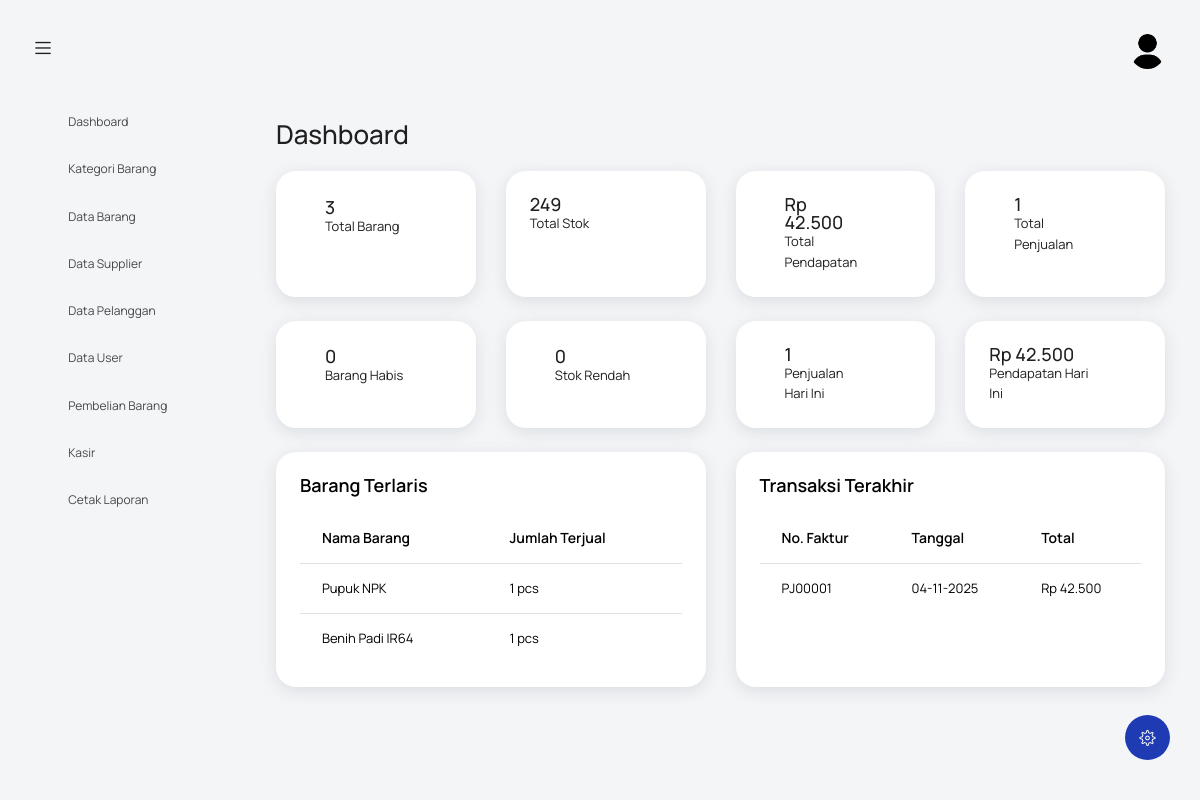
Screenshot of /index.php?controller=dashboard&action=admin (signed in) with the database file from the repository.
### tables this page shows
CREATE TABLE `penjualan` (
  `id_penjualan` int NOT NULL,
  `no_faktur` varchar(50) DEFAULT NULL,
  `tanggal` date DEFAULT (curdate()),
  `id_pelanggan` int DEFAULT NULL,
  `total` decimal(15,2) DEFAULT '0.00',
  `id_user` int DEFAULT NULL
);

### controllers/DashboardController.php (called while the page is built, shortened)
<?php
require_once 'models/DashboardModel.php';
class DashboardController {
    private $dashboardModel;
    public function __construct() {
        $this->dashboardModel = new DashboardModel();
    }
    public function admin() {
        $total_barang = $this->dashboardModel->getTotalBarang();
        $total_stok = $this->dashboardModel->getTotalStok();
        $total_penjualan = $this->dashboardModel->getTotalPenjualan();
        $total_pendapatan = $this->dashboardModel->getTotalPendapatan();
        $barang_habis = $this->dashboardModel->getBarangHabis();
        $barang_stok_rendah = $this->dashboardModel->getBarangStokRendah();
        $penjualan_hari_ini = $this->dashboardModel->getPenjualanHariIni();
        $pendapatan_hari_ini = $this->dashboardModel->getPendapatanHariIni();
        $barang_terlaris = $this->dashboardModel->getBarangTerlaris();
        $transaksi_terakhir = $this->dashboardModel->getTransaksiTerakhir();
        include 'views/dashboard/admin.php';
    }
}
?>

### models/DashboardModel.php (called while the page is built, shortened)
<?php
require_once 'config/koneksi.php';
class DashboardModel {
    private $conn;
    private $table_barang = 'barang';
    private $table_penjualan = 'penjualan';
    public function __construct() {
        $database = new Database();
        $this->conn = $database->getConnection();
    }
    public function getTotalBarang() {
        $query = "SELECT COUNT(*) as total FROM " . $this->table_barang;
        $stmt = $this->conn->prepare($query);
        $stmt->execute();
        return $stmt->fetch(PDO::FETCH_ASSOC)['total'];
    }
    public function getTotalStok() {
        $query = "SELECT SUM(stok) as total FROM " . $this->table_barang;
        $stmt = $this->conn->prepare($query);
        $stmt->execute();
        return $stmt->fetch(PDO::FETCH_ASSOC)['total'] ?: 0;
    }
    public function getTotalPenjualan() {
        $query = "SELECT COUNT(*) as total FROM " . $this->table_penjualan;
        $stmt = $this->conn->prepare($query);
        $stmt->execute();
        return $stmt->fetch(PDO::FETCH_ASSOC)['total'];
    }
    public function getTotalPendapatan() {
        $query = "SELECT SUM(total) as total FROM " . $this->table_penjualan;
        $stmt = $this->conn->prepare($query);
        $stmt->execute();
        return $stmt->fetch(PDO::FETCH_ASSOC)['total'] ?: 0;
    }
    public function getBarangHabis() {
        $query = "SELECT COUNT(*) as total FROM " . $this->table_barang . " WHERE stok = 0";
        $stmt = $this->conn->prepare($query);
        $stmt->execute();
        return $stmt->fetch(PDO::FETCH_ASSOC)['total'];
    }
    public function getBarangStokRendah($batas = 5) {
        $query = "SELECT COUNT(*) as total FROM " . $this->table_barang . " WHERE stok <= :batas AND stok > 0";
        $stmt = $this->conn->prepare($query);
        $stmt->bindParam(':batas', $batas, PDO::PARAM_INT);
        $stmt->execute();
        return $stmt->fetch(PDO::FETCH_ASSOC)['total'];
    }
    public function getPenjualanHariIni() {
        $query = "SELECT COUNT(*) as total FROM " . $this->table_penjualan . " WHERE tanggal = CURDATE()";
        $stmt = $this->conn->prepare($query);
        $stmt->execute();
        return $stmt->fetch(PDO::FETCH_ASSOC)['total'];
    }
    public function getPendapatanHariIni() {
        $query = "SELECT SUM(total) as total FROM " . $this->table_penjualan . " WHERE tanggal = CURDATE()";
        $stmt = $this->conn->prepare($query);
        $stmt->execute();
        return $stmt->fetch(PDO::FETCH_ASSOC)['total'] ?: 0;
    }
    public function getBarangTerlaris() {
        $query = "SELECT
                    b.nama_barang,
                    SUM(dp.jumlah) as jumlah_terjual
                  FROM detail_penjualan dp
                  JOIN barang b ON dp.id_barang = b.id_barang
                  JOIN penjualan p ON dp.id_penjualan = p.id_penjualan
                  GROUP BY dp.id_barang
                  ORDER BY jumlah_terjual DESC
                  LIMIT 5";
        $stmt = $this->conn->prepare($query);
        $stmt->execute();
        return $stmt->fetchAll(PDO::FETCH_ASSOC);
    }
    public function getTransaksiTerakhir() {
        $query = "SELECT
                    p.no_faktur,
                    p.tanggal,
                    p.total,
                    u.nama_lengkap,
                    pl.nama_pelanggan
                  FROM " . $this->table_penjualan . " p
                  LEFT JOIN users u ON p.id_user = u.id_user
                  LEFT JOIN pelanggan pl ON p.id_pelanggan = pl.id_pelanggan
                  ORDER BY p.tanggal DESC
                  LIMIT 5";
        $stmt = $this->conn->prepare($query);
        $stmt->execute();
        return $stmt->fetchAll(PDO::FETCH_ASSOC);
    }
}
?>

### config/koneksi.php (called while the page is built, shortened)
<?php
class Database {
    private $host = "localhost";
    private $username = "root";
    private $password = "";
    private $database = "agro_tani";
    public function getConnection() {
        $this->conn = null;
        try {
            $this->conn = new PDO("mysql:host=" . $this->host . ";dbname=" . $this->database, $this->username, $this->password);
            $this->conn->exec("set names utf8");
            $this->conn->setAttribute(PDO::ATTR_ERRMODE, PDO::ERRMODE_EXCEPTION);
            $this->conn->setAttribute(PDO::ATTR_DEFAULT_FETCH_MODE, PDO::FETCH_ASSOC);
        } catch(PDOException $exception) {
            error_log("Database connection error: " . $exception->getMessage());
            echo "Koneksi database gagal: " . $exception->getMessage();
        }
        return $this->conn;
    }
}
?>

### views/dashboard/admin.php (the view, shortened to what this page needs)
<?php include('template/header.php'); ?>
<body>
  <div class="container-scroller">
    <?php include 'template/navbar.php'; ?>
    <div class="container-fluid page-body-wrapper">
      <?php include 'template/setting_panel.php'; ?>
      <?php include 'template/sidebar.php'; ?>
      <div class="main-panel">
        <div class="content-wrapper">
          <div class="row">
            <div class="col-sm-12">
              <h2 class="mb-4">Dashboard</h2>
            </div>
          </div>
          <div class="row">
            <div class="col-xl-3 col-sm-6 grid-margin stretch-card">
              <div class="card">
                <div class="card-body">
                  <div class="row">
                    <div class="col-9">
                      <div class="d-flex align-items-center justify-content-sm-start">
                        <i class="mdi mdi-package text-success mr-2" style="font-size: 2rem;"></i>
                        <div>
                          <h4 class="mb-0"><?php echo number_format($total_barang, 0, ',', '.'); ?></h4>
                          <p class="mb-0">Total Barang</p>
                        </div>
                      </div>
                    </div>
                  </div>
                </div>
              </div>
            </div>
            <div class="col-xl-3 col-sm-6 grid-margin stretch-card">
              <div class="card">
                <div class="card-body">
                  <div class="row">
                    <div class="col-9">
                      <div class="d-flex align-items-center justify-content-sm-start">
                        <div>
                          <h4 class="mb-0"><?php echo number_format($total_stok, 0, ',', '.'); ?></h4>
                          <p class="mb-0">Total Stok</p>
                        </div>
                      </div>
                    </div>
                  </div>
                </div>
              </div>
            </div>
            <div class="col-xl-3 col-sm-6 grid-margin stretch-card">
              <div class="card">
                <div class="card-body">
                  <div class="row">
                    <div class="col-9">
                      <div class="d-flex align-items-center justify-content-sm-start">
                        <i class="mdi mdi-cash-multiple text-warning mr-2" style="font-size: 2rem;"></i>
                        <div>
                          <h4 class="mb-0">Rp <?php echo number_format($total_pendapatan, 0, ',', '.'); ?></h4>
                          <p class="mb-0">Total Pendapatan</p>
                        </div>
                      </div>
                    </div>
                  </div>
                </div>
              </div>
            </div>
            <div class="col-xl-3 col-sm-6 grid-margin stretch-card">
              <div class="card">
                <div class="card-body">
                  <div class="row">
                    <div class="col-9">
                      <div class="d-flex align-items-center justify-content-sm-start">
                        <i class="mdi mdi-chart-line text-danger mr-2" style="font-size: 2rem;"></i>
                        <div>
                          <h4 class="mb-0"><?php echo number_format($total_penjualan, 0, ',', '.'); ?></h4>
                          <p class="mb-0">Total Penjualan</p>
                        </div>
                      </div>
                    </div>
                  </div>
                </div>
              </div>
            </div>
          </div>
          <div class="row">
            <div class="col-xl-3 col-sm-6 grid-margin stretch-card">
              <div class="card">
                <div class="card-body">
                  <div class="row">
                    <div class="col-9">
                      <div class="d-flex align-items-center justify-content-sm-start">
                        <i class="mdi mdi-alert-circle text-danger mr-2" style="font-size: 2rem;"></i>
                        <div>
                          <h4 class="mb-0"><?php echo number_format($barang_habis, 0, ',', '.'); ?></h4>
                          <p class="mb-0">Barang Habis</p>
                        </div>
                      </div>
                    </div>
                  </div>
                </div>
              </div>
            </div>
            <div class="col-xl-3 col-sm-6 grid-margin stretch-card">
              <div class="card">
                <div class="card-body">
                  <div class="row">
                    <div class="col-9">
                      <div class="d-flex align-items-center justify-content-sm-start">
                        <i class="mdi mdi-alert text-warning mr-2" style="font-size: 2rem;"></i>
                        <div>
                          <h4 class="mb-0"><?php echo number_format($barang_stok_rendah, 0, ',', '.'); ?></h4>
                          <p class="mb-0">Stok Rendah</p>
                        </div>
                      </div>
                    </div>
                  </div>
                </div>
              </div>
            </div>
            <div class="col-xl-3 col-sm-6 grid-margin stretch-card">
              <div class="card">
                <div class="card-body">
                  <div class="row">
                    <div class="col-9">
                      <div class="d-flex align-items-center justify-content-sm-start">
                        <i class="mdi mdi-calendar-check text-primary mr-2" style="font-size: 2rem;"></i>
                        <div>
                          <h4 class="mb-0"><?php echo number_format($penjualan_hari_ini, 0, ',', '.'); ?></h4>
                          <p class="mb-0">Penjualan Hari Ini</p>
                        </div>
                      </div>
                    </div>
                  </div>
                </div>
              </div>
            </div>
            <div class="col-xl-3 col-sm-6 grid-margin stretch-card">
              <div class="card">
                <div class="card-body">
                  <div class="row">
                    <div class="col-9">
                      <div class="d-flex align-items-center justify-content-sm-start">
                        <div>
                          <h4 class="mb-0">Rp <?php echo number_format($pendapatan_hari_ini, 0, ',', '.'); ?></h4>
                          <p class="mb-0">Pendapatan Hari Ini</p>
                        </div>
                      </div>
                    </div>
                  </div>
                </div>
              </div>
            </div>
          </div>
          <div class="row">
            <div class="col-md-6 grid-margin stretch-card">
              <div class="card">
                <div class="card-body">
                  <h4 class="card-title">Barang Terlaris</h4>
                  <div class="table-responsive">
                    <table class="table table-hover">
                      <thead>
                        <tr>
                          <th>Nama Barang</th>
                          <th>Jumlah Terjual</th>
                        </tr>
                      </thead>
                      <tbody>
                        <?php if (!empty($barang_terlaris)): ?>
                          <?php foreach ($barang_terlaris as $barang): ?>
                            <tr>
                              <td><?php echo htmlspecialchars($barang['nama_barang']); ?></td>
                              <td><?php echo number_format($barang['jumlah_terjual'], 0, ',', '.'); ?> pcs</td>
                            </tr>
                          <?php endforeach; ?>
                        <?php else: ?>
                          <tr>
                            <td colspan="2" class="text-center">Tidak ada data</td>
                          </tr>
                        <?php endif; ?>
                      </tbody>
                    </table>
                  </div>
                </div>
              </div>
            </div>
            <div class="col-md-6 grid-margin stretch-card">
              <div class="card">
                <div class="card-body">
                  <h4 class="card-title">Transaksi Terakhir</h4>
                  <div class="table-responsive">
                    <table class="table table-hover">
                      <thead>
                        <tr>
                          <th>No. Faktur</th>
                          <th>Tanggal</th>
                          <th>Total</th>
                        </tr>
                      </thead>
                      <tbody>
                        <?php if (!empty($transaksi_terakhir)): ?>
                          <?php foreach ($transaksi_terakhir as $transaksi): ?>
                            <tr>
                              <td><?php echo htmlspecialchars($transaksi['no_faktur']); ?></td>
                              <td><?php echo date('d-m-Y', strtotime($transaksi['tanggal'])); ?></td>
                              <td>Rp <?php echo number_format($transaksi['total'], 0, ',', '.'); ?></td>
                            </tr>
                          <?php endforeach; ?>
                        <?php else: ?>
                          <tr>
                            <td colspan="3" class="text-center">Tidak ada data</td>
                          </tr>
                        <?php endif; ?>
                      </tbody>
                    </table>
                  </div>
                </div>
              </div>
            </div>
          </div>
        </div>
      </div>
    </div>
  </div>
</body>
</html>

### rows the page displays
penjualan: no_faktur "PJ00001", tanggal "04-11-2025", total "42.500"

### other values shown
$total_barang "3"
$total_stok "249"
$total_pendapatan "42.500"
$total_penjualan "1"
$barang_habis "0"
$barang_stok_rendah "0"
$penjualan_hari_ini "1"
$pendapatan_hari_ini "42.500"
$barang['nama_barang'] "Pupuk NPK"
$barang['jumlah_terjual'] "1"
$barang['nama_barang'] "Benih Padi IR64"
